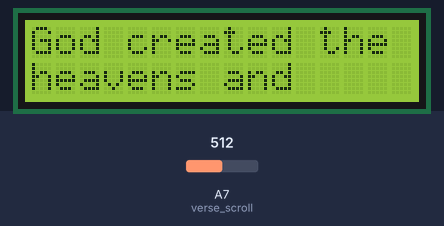
Simulated run of this sketch. Board: Arduino Nano, built with avr-gcc and run on an emulated ATmega328P. On the bench: 16×2 character LCD. The test bench sets the inputs (shaded band); at power-on: A7 (verse_scroll) = 512.

Above: at 1.3 s.
1.4 s: A7 (verse_scroll) set to 716
At 2.4 s:
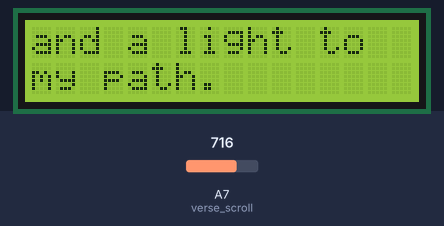
2.9 s: A7 (verse_scroll) set to 900
At 3.9 s:
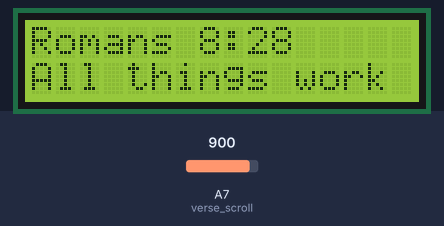
4.4 s: A7 (verse_scroll) set to 1023
At 5.3 s:
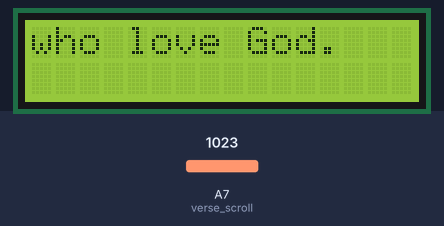
5.9 s: A7 (verse_scroll) set to 306
At 6.7 s:
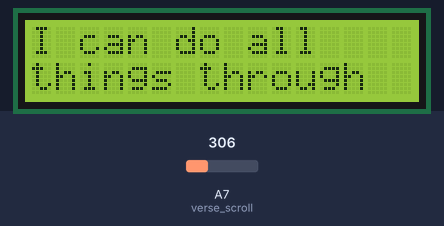
7.4 s: A7 (verse_scroll) set to 122
At 8.2 s:
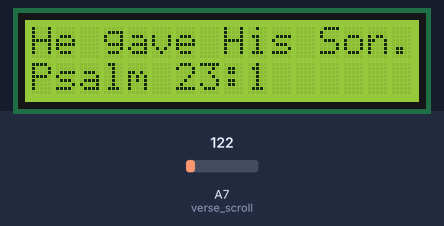
8.9 s: A7 (verse_scroll) set to 0
At 9.6 s:
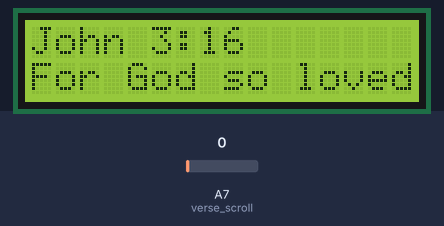
Timing chart, 0 to 11.4 s (numbered marks = the images above; inputs shaded):
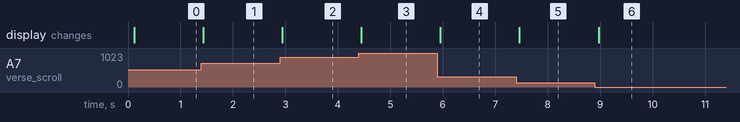

The sketch:

BibleVerseDisplay.ino
```cpp
// PROJECT   :Bible Verse Display (Summer Project)
// PURPOSE   :Using work for the glory of God
// AUTHOR    : N. Ketema
// DATE      : 2025 06 06
// MCU       : 328P (Standalone)
// STATUS    : Works

#define verse_scroll A7  // potentiometer

#include <LiquidCrystal.h>

const int rs = 12, en = 11, d4 = 5, d5 = 4, d6 = 3, d7 = 2;
LiquidCrystal lcd(rs, en, d4, d5, d6, d7);

void setup() {
  Serial.begin(9600);
  lcd.begin(16, 2);
  delay(50);
  lcd.setCursor(5, 0);
  lcd.print("Glory to God");
  lcd.clear();
}

const char* verses[] = {
  "John 3:16",
  "For God so loved",

  "the world that",
  "He gave His Son.",

  "Psalm 23:1",
  "The Lord is my",

  "shepherd;",
  "I shall not want.",

  "Philippians 4:13",
  "I can do all",

  "things through",
  "Christ who",
  "strengthens me.",

  "Genesis 1:1",
  "In the beginning",

  "God created the",
  "heavens and",
  "the earth.",

  "Psalm 119:105",
  "Your word is a",

  "lamp to my feet",
  "and a light to",
  "my path.",

  "Matthew 5:14",
  "You are",
  "the light",

  "of the world.",

  "Romans 8:28",
  "All things work",
  "together for",
  "good to those", "who love God."
};

int lastIndex = -1;
const int array_length = sizeof(verses) / sizeof(verses[0]);

void loop() {
  int potValue = analogRead(verse_scroll);  // 0 to 1023
  int index = map(potValue, 0, 1023, 0, array_length - 1);

  if (index != lastIndex) {
    lastIndex = index;

    lcd.clear();
    lcd.setCursor(0, 0);
    lcd.print(verses[index]);
    if (index + 1 < array_length) {
      lcd.setCursor(0, 1);
      lcd.print(verses[index + 1]);
    }
  }
  delay(100);
}
```

Measured:
- after the input at 1.4 s, the display: changes at once (image 1)
- after the input at 2.9 s, the display: changes at once (image 2)
- after the input at 4.4 s, the display: changes after 0.05 s (image 3)
- after the input at 5.9 s, the display: changes after 0.05 s (image 4)
- after the input at 7.4 s, the display: changes after 0.06 s (image 5)
- after the input at 8.9 s, the display: changes after 0.07 s (image 6)
